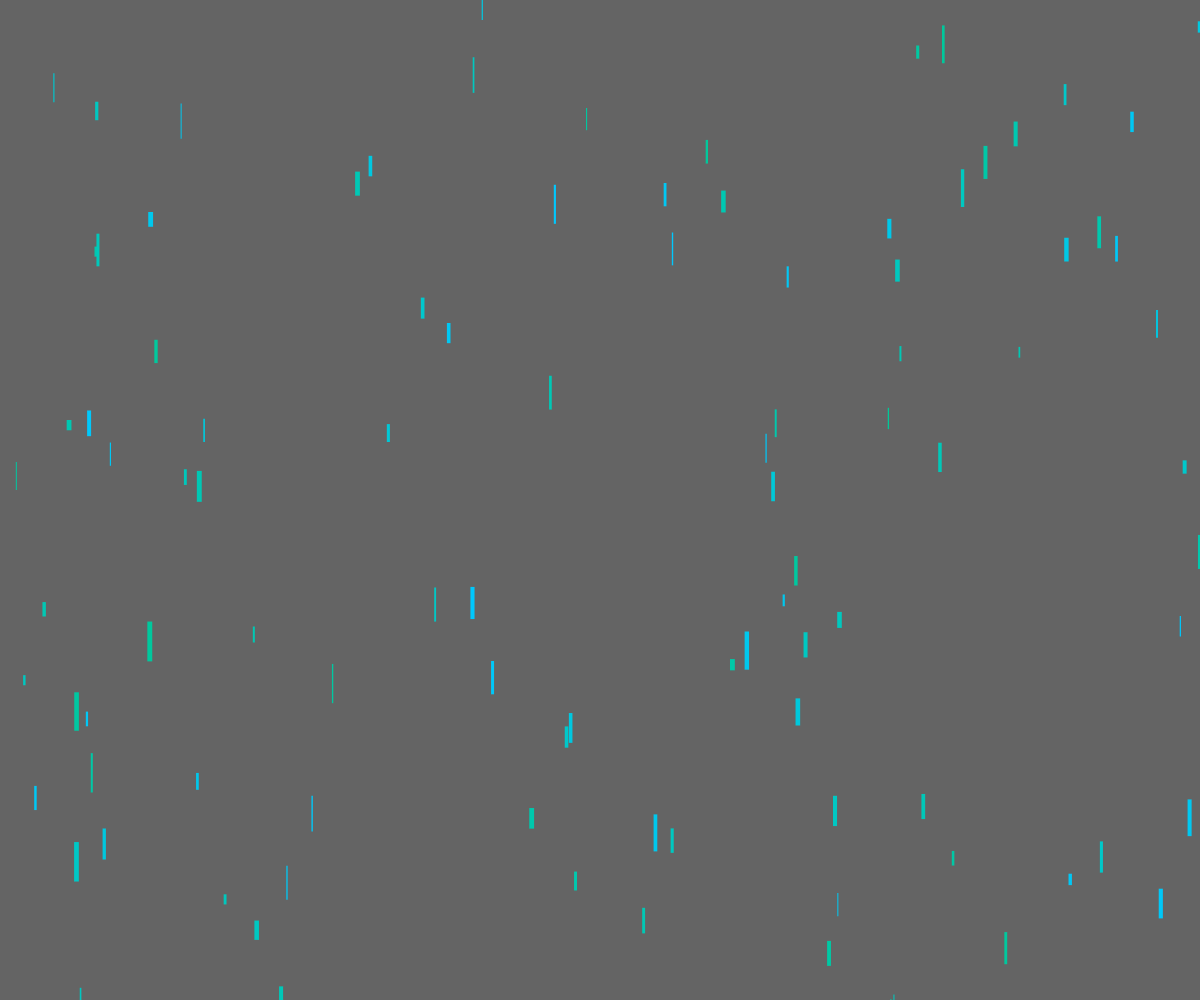
Frame 1 (no input)
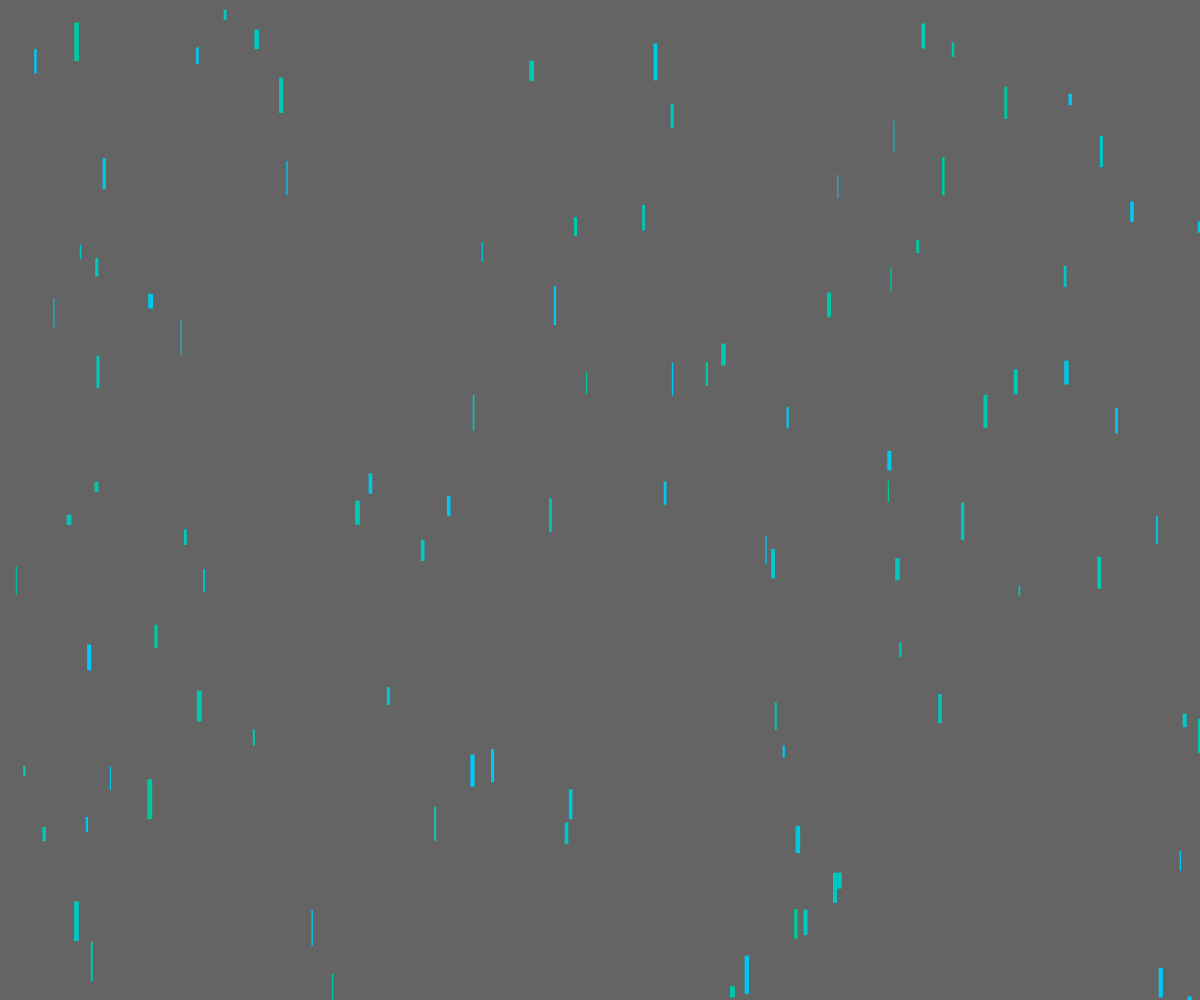
Frame 60 (no input)
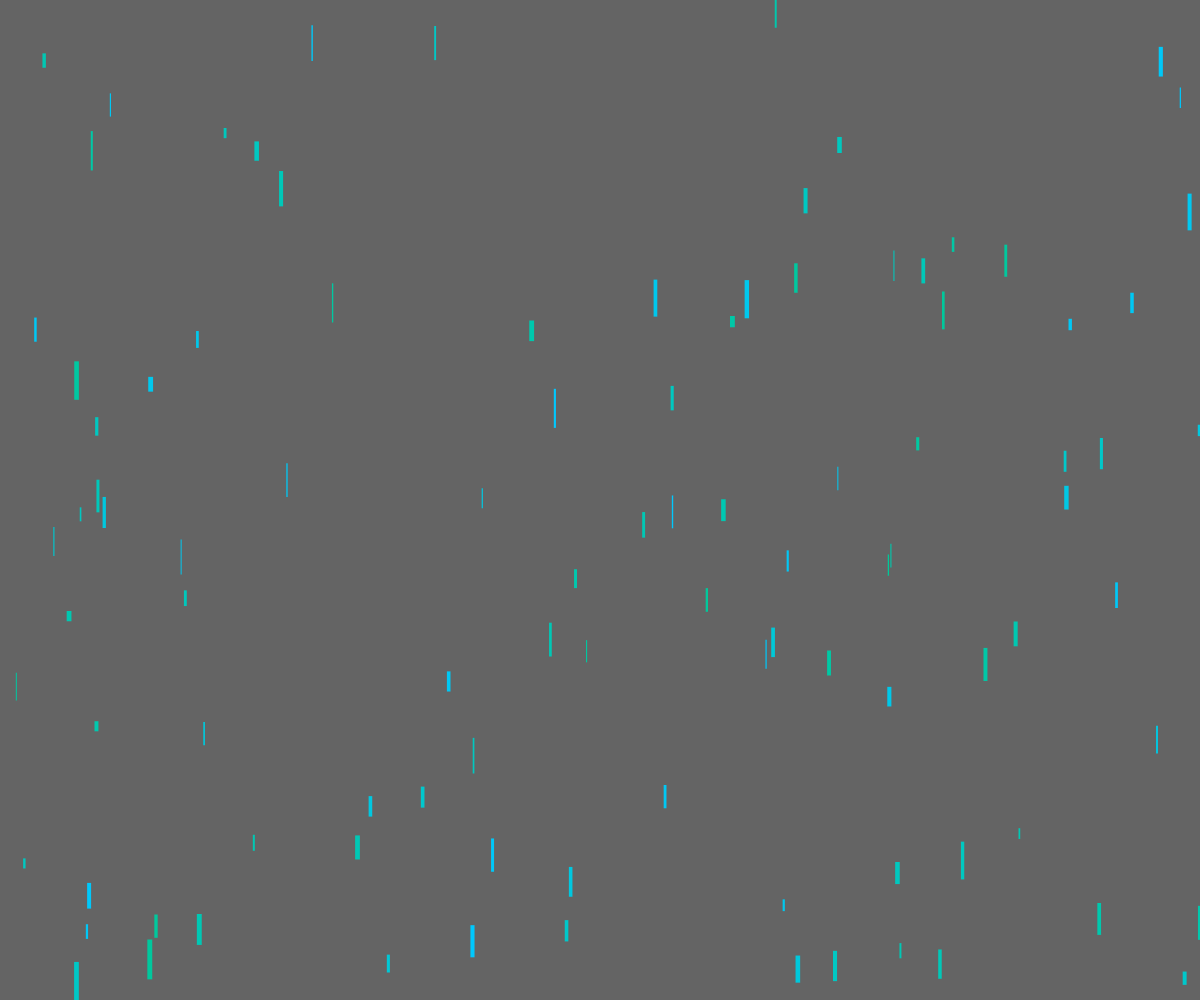
Frame 120 (the mouse pressed at the canvas centre since frame 60)

The p5.js sketch that drew these frames (run headless with seeded random() and noise() and a simulated clock; from frame 60 on, the mouse is pressed at the canvas centre):

// p5.js sketch
// ── sketch.js
//let myCar, myCar2;
let cars = [];

function setup() {
  createCanvas(windowWidth, windowHeight);

  // Spawn one object
  //myCar = new Car();
  //myCar2 = new Car();
  for (let i = 0; i < 100; i++) {
		cars.push(new Car());  // pushes onto an array called “cars”
		}

}

function draw() {
  background(100);

  //myCar.display();
  //myCar.move();
  //.display();
  //myCar2.move();
  for (let i = 0; i < cars.length; i++) {
    cars[i].display();
    cars[i].move();
     }
  

}




class Car {

  // constructor and attributes
  constructor() {
    this.x = random(width);  // initialize your attributes here
    this.y = random(height);
    this.pos = createVector(random(width), random(height));
    this.vel = createVector(0, random(1,6));
    this.r = (0);
    this.g = (100, 200);
    this.b = random(150, 255);
    this.width = random(1, 5);
    this.height = random(10, 40);
  }

  // methods

  display() {
    noStroke();
    fill(this.r, this.g, this.b);
    rect(this.pos.x, this.pos.y, this.width, this.height);
    //circle(this.x+10, this.y+20, 20);
    //circle(this.x+50, this.y+20, 20);
    //ellipse(this.x+10, this.y+20, 20, 20);
    
    
  }

  move() {
    this.pos.add(this.vel);
    if (this.pos.x>width) this.pos.x = 0;
    if (this.pos.x<0) this.pos.x = width;
    if (this.pos.y>height) this.pos.y = 0;
    if (this.pos.y<0) this.pos.y = height;
  }


  
}
